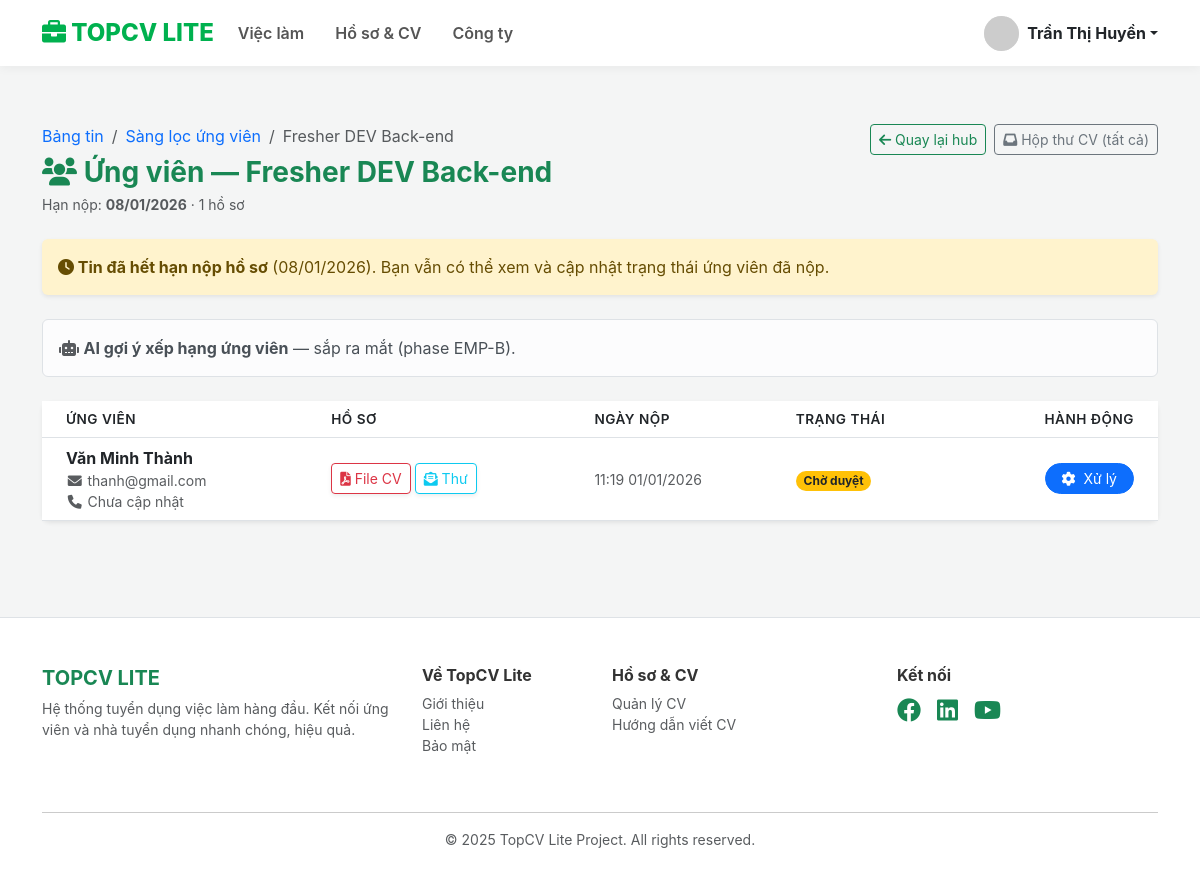
The page /employer/job_candidates.php?job_id=3 (signed in) on the database its author committed.
### tables this page shows
CREATE TABLE `jobs` (
  `id` int(11) NOT NULL,
  `company_id` int(11) NOT NULL,
  `category_id` int(11) DEFAULT NULL,
  `location_id` int(11) DEFAULT NULL,
  `title` varchar(255) NOT NULL,
  `salary_range` varchar(50) DEFAULT NULL,
  `description` text NOT NULL,
  `requirements` text DEFAULT NULL,
  `benefits` text DEFAULT NULL,
  `deadline` date DEFAULT NULL,
  `status` enum('pending','approved','rejected','hidden') DEFAULT 'pending',
  `view_count` int(11) DEFAULT 0,
  `created_at` timestamp NOT NULL DEFAULT current_timestamp(),
  `updated_at` timestamp NULL DEFAULT NULL,
  `deleted_at` datetime DEFAULT NULL,
  `admin_note` text DEFAULT NULL,
  `quantity` int(11) DEFAULT 1,
  `job_type` varchar(50) DEFAULT 'Toàn thời gian',
  `job_level` varchar(50) DEFAULT 'Nhân viên',
  `experience` varchar(50) DEFAULT 'Không yêu cầu',
  `gender` varchar(20) DEFAULT 'Không yêu cầu'
);

CREATE TABLE `applications` (
  `id` int(11) NOT NULL,
  `job_id` int(11) NOT NULL,
  `candidate_id` int(11) NOT NULL,
  `cv_profile_id` int(11) DEFAULT NULL,
  `cv_snapshot` varchar(255) DEFAULT NULL,
  `cv_snapshot_json` longtext DEFAULT NULL,
  `cv_snapshot_text` longtext DEFAULT NULL COMMENT 'Plain text CV bất biến lúc apply, cho AI screening',
  `cover_letter` text DEFAULT NULL,
  `status` enum('pending','viewed','interview','rejected') DEFAULT 'pending',
  `created_at` timestamp NOT NULL DEFAULT current_timestamp()
);

CREATE TABLE `users` (
  `id` int(11) NOT NULL,
  `fullname` varchar(100) NOT NULL,
  `email` varchar(100) NOT NULL,
  `password` varchar(255) NOT NULL,
  `phone` varchar(20) DEFAULT NULL,
  `role` enum('candidate','employer','admin') NOT NULL DEFAULT 'candidate',
  `account_status` enum('active','suspended','pending_verification') NOT NULL DEFAULT 'active',
  `employer_approval_status` enum('pending','approved','rejected') DEFAULT NULL,
  `created_at` timestamp NOT NULL DEFAULT current_timestamp()
);

### includes/job_rules.php (called while the page is built, shortened)
<?php
if (!function_exists('job_sql_not_deleted')) {
    function job_sql_not_deleted(string $alias = 'j'): string
    {
        $prefix = $alias !== '' ? $alias . '.' : '';
        return "({$prefix}deleted_at IS NULL)";
    }
}
if (!function_exists('job_today_date')) {
    function job_today_date(): string
    {
        return date('Y-m-d');
    }
}
if (!function_exists('job_is_expired')) {
    function job_is_expired(?string $deadline): bool
    {
        return $deadline < job_today_date();
    }
}

### includes/services/ApplicationService.php (called while the page is built, shortened)
<?php
require_once __DIR__ . '/../job_rules.php';
class ApplicationService
{
    public static function getJobOwnedByCompany(PDO $conn, int $jobId, int $companyId): ?array
    {
        $stmt = $conn->prepare(
            'SELECT j.id, j.title, j.deadline, j.status, j.deleted_at, j.company_id, j.created_at,
                    j.description, j.requirements, j.benefits, j.experience, j.job_level, j.job_type
             FROM jobs j
             WHERE j.id = ?
               AND j.company_id = ?
               AND j.status = \'approved\'
               AND ' . job_sql_not_deleted('j') . '
             LIMIT 1'
        );
        $stmt->execute([$jobId, $companyId]);
        $row = $stmt->fetch(PDO::FETCH_ASSOC);
        return $row ?: null;
    }
    public static function listApplicationsForJob(PDO $conn, int $jobId, int $companyId): array
    {
        if (self::getJobOwnedByCompany($conn, $jobId, $companyId) === null) {
            return [];
        }
        $stmt = $conn->prepare(
            'SELECT app.id AS app_id, app.created_at AS time_apply, app.status,
                    app.cv_snapshot, app.cv_snapshot_json, app.cover_letter,
                    u.fullname, u.email, u.phone
             FROM applications app
             INNER JOIN jobs j ON app.job_id = j.id
             INNER JOIN candidates cand ON app.candidate_id = cand.id
             INNER JOIN users u ON cand.user_id = u.id
             WHERE app.job_id = ?
               AND j.company_id = ?
             ORDER BY
               CASE app.status WHEN \'pending\' THEN 0 ELSE 1 END,
               app.created_at DESC'
        );
        $stmt->execute([$jobId, $companyId]);
        $rows = $stmt->fetchAll(PDO::FETCH_ASSOC);
        return is_array($rows) ? $rows : [];
    }
}

### employer/job_candidates.php (the view, shortened to what this page needs)
<?php
require_once __DIR__ . '/../config/db.php';
require_once __DIR__ . '/../includes/job_rules.php';
require_once __DIR__ . '/../includes/employer_screening_rules.php';
require_once __DIR__ . '/../includes/services/ApplicationService.php';
include 'auth_check.php';
$userId = (int) ($_SESSION['user_id'] ?? 0);
$jobId = isset($_GET['job_id']) ? (int) $_GET['job_id'] : 0;
$stmt = $conn->prepare('SELECT id, name FROM companies WHERE user_id = ? LIMIT 1');
$stmt->execute([$userId]);
$company = $stmt->fetch(PDO::FETCH_ASSOC);
$companyId = (int) $company['id'];
$job = ApplicationService::getJobOwnedByCompany($conn, $jobId, $companyId);
$apps = ApplicationService::listApplicationsForJob($conn, $jobId, $companyId);
$jobExpired = job_is_expired($job['deadline'] ?? null);
$jobTitle = (string) ($job['title'] ?? '');
include '../includes/header.php';
?>
<div class="container py-5">
    <div class="d-flex flex-wrap justify-content-between align-items-start gap-3 mb-4">
        <div>
            <nav aria-label="breadcrumb">
                <ol class="breadcrumb small mb-2">
                    <li class="breadcrumb-item"><a href="dashboard.php" class="text-decoration-none">Bảng tin</a></li>
                    <li class="breadcrumb-item"><a href="candidate_screening.php" class="text-decoration-none">Sàng lọc ứng viên</a></li>
                    <li class="breadcrumb-item active" aria-current="page"><?= htmlspecialchars($jobTitle) ?></li>
                </ol>
            </nav>
            <h3 class="fw-bold text-success mb-1">
                <i class="fas fa-users"></i> Ứng viên — <?= htmlspecialchars($jobTitle) ?>
            </h3>
            <p class="text-muted mb-0 small">
                Hạn nộp: <strong><?= employer_screening_format_deadline($job['deadline'] ?? null) ?></strong>
                · <?= count($apps) ?> hồ sơ
            </p>
        </div>
        <div class="d-flex flex-wrap gap-2">
            <a href="candidate_screening.php" class="btn btn-outline-success btn-sm">
                <i class="fas fa-arrow-left"></i> Quay lại hub
            </a>
            <a href="applicants.php" class="btn btn-outline-secondary btn-sm">
                <i class="fas fa-inbox"></i> Hộp thư CV (tất cả)
            </a>
        </div>
    </div>
    <?php if ($jobExpired): ?>
        <div class="alert alert-warning border-0 shadow-sm mb-4">
            <strong><i class="fas fa-clock"></i> Tin đã hết hạn nộp hồ sơ</strong>
            (<?= employer_screening_format_deadline($job['deadline'] ?? null) ?>).
            Bạn vẫn có thể xem và cập nhật trạng thái ứng viên đã nộp.
        </div>
    <?php endif; ?>
    <div class="alert alert-light border mb-4">
        <i class="fas fa-robot text-muted"></i>
        <strong>AI gợi ý xếp hạng ứng viên</strong> — sắp ra mắt (phase EMP-B).
    </div>
    <div class="card border-0 shadow-sm rounded-3">
        <div class="card-body p-0">
            <?php if ($apps !== []): ?>
                <div class="table-responsive">
                    <table class="table table-hover align-middle mb-0">
                        <thead class="bg-light">
                            <tr>
                                <th class="ps-4">Ứng viên</th>
                                <th>Hồ sơ</th>
                                <th>Ngày nộp</th>
                                <th>Trạng thái</th>
                                <th class="text-end pe-4">Hành động</th>
                            </tr>
                        </thead>
                        <tbody>
                            <?php foreach ($apps as $row): ?>
                                <tr>
                                    <td class="ps-4">
                                        <div class="fw-bold text-dark"><?= htmlspecialchars((string) $row['fullname']) ?></div>
                                        <div class="small text-muted">
                                            <i class="fas fa-envelope fa-fw"></i> <?= htmlspecialchars((string) $row['email']) ?>
                                        </div>
                                        <div class="small text-muted">
                                            <i class="fas fa-phone fa-fw"></i> <?= htmlspecialchars((string) ($row['phone'] ?? 'Chưa cập nhật')) ?>
                                        </div>
                                    </td>
                                    <td>
                                        <div class="d-flex flex-wrap gap-1">
                                            <?php if (!empty($row['cv_snapshot'])): ?>
                                                <a href="../<?= htmlspecialchars((string) $row['cv_snapshot']) ?>" target="_blank"
                                                    class="btn btn-sm btn-outline-danger shadow-sm">
                                                    <i class="fas fa-file-pdf"></i> File CV
                                                </a>
                                            <?php endif; ?>
                                            <?php if (!empty($row['cover_letter'])): ?>
                                                <button type="button" class="btn btn-sm btn-outline-info shadow-sm"
                                                    onclick="showCoverLetter(<?= htmlspecialchars(json_encode($row['fullname']), ENT_QUOTES) ?>, <?= htmlspecialchars(json_encode($row['cover_letter']), ENT_QUOTES) ?>)">
                                                    <i class="fas fa-envelope-open-text"></i> Thư
                                                </button>
                                            <?php endif; ?>
                                        </div>
                                    </td>
                                    <td>
                                        <span class="text-muted small"><?= date('H:i d/m/Y', strtotime((string) $row['time_apply'])) ?></span>
                                    </td>
                                    <td><?= employer_application_status_badge_html((string) ($row['status'] ?? '')) ?></td>
                                    <td class="text-end pe-4">
                                        <button type="button" class="btn btn-sm btn-primary px-3 rounded-pill"
                                            data-bs-toggle="modal" data-bs-target="#statusModal"
                                            onclick="setModalData(<?= (int) $row['app_id'] ?>, '<?= htmlspecialchars((string) $row['status'], ENT_QUOTES) ?>')">
                                            <i class="fas fa-cog me-1"></i> Xử lý
                                        </button>
                                    </td>
                                </tr>
                            <?php endforeach; ?>
                        </tbody>
                    </table>
                </div>
            <?php else: ?>
                <div class="text-center py-5 text-muted">
                    <p class="mb-0">Chưa có ứng viên nộp hồ sơ cho tin này.</p>
                </div>
            <?php endif; ?>
        </div>
    </div>
</div>
<?php include '../includes/footer.php'; ?>

### includes/employer_screening_rules.php (shortened to what this page needs)
<?php
require_once __DIR__ . '/job_rules.php';
if (!function_exists('employer_screening_format_deadline')) {
    function employer_screening_format_deadline(?string $deadline): string
    {
        $ts = strtotime($deadline);
        return date('d/m/Y', $ts);
    }
}
if (!function_exists('employer_application_status_badge_html')) {
    function employer_application_status_badge_html(string $status): string
    {
        return match ($status) {
            'pending' => '<span class="badge rounded-pill bg-warning text-dark">Chờ duyệt</span>',
            'viewed' => '<span class="badge rounded-pill bg-info">Đã xem</span>',
            'interview' => '<span class="badge rounded-pill bg-success">Hẹn PV</span>',
            'rejected' => '<span class="badge rounded-pill bg-secondary">Từ chối</span>',
            default => '<span class="badge rounded-pill bg-light text-dark border">' . htmlspecialchars($status) . '</span>',
        };
    }
}

### includes/header.php (style rules this page uses)
:root { --primary: #00b14f; --primary-hover: #009643; --bg-gray: #f4f5f5; --text-dark: #333; }
body { background-color: var(--bg-gray); font-family: 'Inter', sans-serif; color: var(--text-dark); }

### employer/job_candidates.php (style rules this page uses)
.table thead th { font-weight: 600; font-size: 0.85rem; text-transform: uppercase; letter-spacing: 0.5px; }

### rows shown on the page
jobs: title "Fresher DEV Back-end", deadline "08/01/2026"
applications: users.fullname "Văn Minh Thành", users.email "thanh@gmail.com", users.phone "Chưa cập nhật", created_at "11:19 01/01/2026", status "Chờ duyệt"

### other values the page prints
$_SESSION['fullname'] "Trần Thị Huyền"
count($apps) "1"
